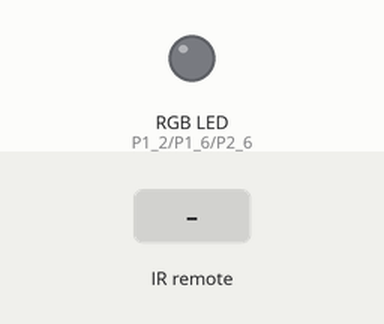
Simulated run of this sketch. Board: TI MSP430 LaunchPad. Shown: an RGB LED mixed from three pins (HIGH = lit). The inputs (shaded band) are chosen by the test bench.

Above: at 1.2 s.
1.3 s: infrared code 0xF720DF received
At 1.8 s:
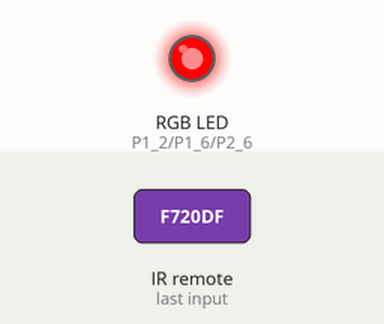
2.8 s: infrared code 0xF7A05F received
At 4.0 s:
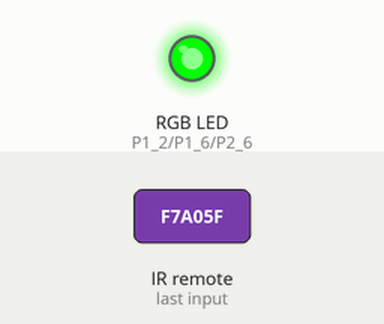
4.3 s: infrared code 0xF7609F received
At 5.3 s:
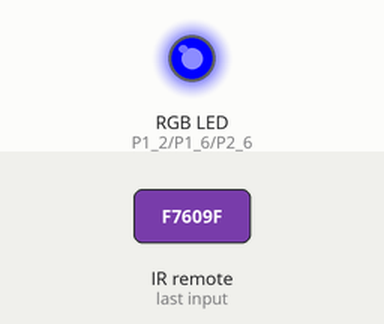
5.8 s: infrared code 0xF7C03F received
At 6.5 s:
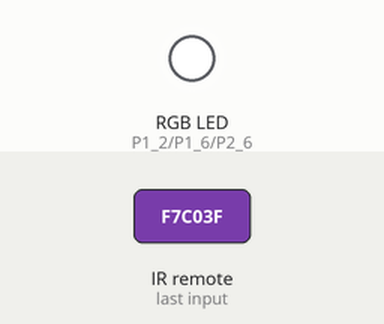
7.3 s: infrared code 0xF740BF received
At 7.6 s:
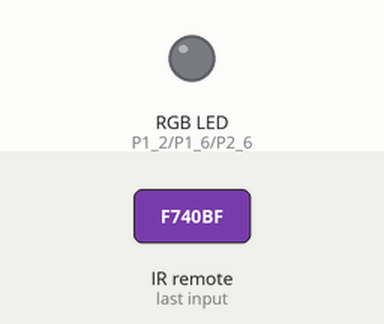
Timing chart, 0 to 9.8 s (numbered marks = the images above; inputs shaded):
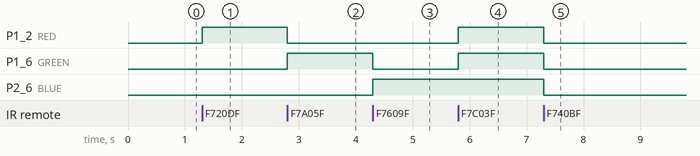

Measured:
- after the input at 1.3 s, P1_2 (RED): LOW → HIGH at once
- after the input at 2.8 s, P1_2 (RED): HIGH → LOW at once; P1_6 (GREEN): LOW → HIGH at once
- after the input at 4.3 s, P1_6 (GREEN): HIGH → LOW at once; P2_6 (BLUE): LOW → HIGH at once
- after the input at 5.8 s, P1_2 (RED), P1_6 (GREEN): LOW → HIGH at once
- after the input at 7.3 s, P1_2 (RED), P1_6 (GREEN), P2_6 (BLUE): HIGH → LOW at once

The sketch:

Ejemplo3.ino
```cpp
/*
  Tutorial 8 - Ejemplo 3
  Controla un led RGB desde un mando de control remoto infrarrojo

  Taller de uControladores ESIBot 2013
*/


#include <IRremote.h>
#include <IRremoteInt.h>

#define RED    P1_2
#define GREEN  P1_6
#define BLUE   P2_6
#define RECV   P1_0

#define R  0xF720DF
#define G  0xF7A05F
#define B  0xF7609F

#define ON 0xF7C03F
#define OFF 0xF740BF

#define REPEAT 0xFFFFFFFF

#define FLASH 0xF700D4

// para poder usar la librería necesitaremos 2 variables
// una que sería el objeto encargado de crear una instancia
// de la clase IRrecv y otro donde este objeto podrá guardar
// los datos y que será del tipo decode_results:
IRrecv irrecv(RECV);
decode_results results;


void setup() {
  // configuramos como salidas los pines del LED:
  pinMode(RED, OUTPUT);
  pinMode(GREEN, OUTPUT);
  pinMode(BLUE, OUTPUT);

  // ponemos a nivel bajo el LED:
  digitalWrite(GREEN, LOW);
  digitalWrite(RED, LOW);
  digitalWrite(BLUE, LOW);

  irrecv.enableIRIn(); // iniciamos el receptor
}

void loop(){
	// comprobamos si se ha decodificado algún código:
    if (irrecv.decode(&results)) {
      irrecv.resume(); // activamos para recibir el siguiente código

	  // realizamos una acción según el código que recibamos:
      switch(results.value) {
        case R: digitalWrite(RED,HIGH);
                digitalWrite(GREEN,LOW);
                digitalWrite(BLUE,LOW);
                break;
        case G: digitalWrite(RED,LOW);
                digitalWrite(GREEN,HIGH);
                digitalWrite(BLUE,LOW);
                break;
        case B: digitalWrite(RED,LOW);
                digitalWrite(GREEN,LOW);
                digitalWrite(BLUE,HIGH);
                break;
        case ON:digitalWrite(RED,HIGH);
                digitalWrite(GREEN,HIGH);
                digitalWrite(BLUE,HIGH);
                break;
        case OFF:digitalWrite(RED,LOW);
                 digitalWrite(GREEN,LOW);
                 digitalWrite(BLUE,LOW);
                break;
        case FLASH:
                break;
        case REPEAT:
                break;
        default:break;
      }
    }
}
```
